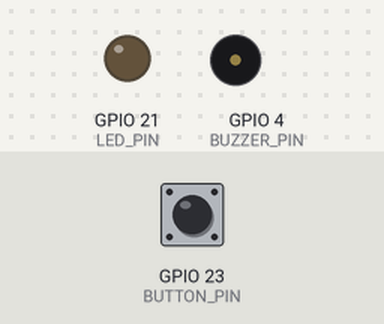
A program run on a simulated ESP32. Shown: output pins drawn as LEDs (lit = HIGH), buzzer (waves = sounding). Inputs (shaded band) come from the test bench; at power-on: GPIO 23 (BUTTON_PIN) HIGH. WiFi joins after 1.5 s; servers stay silent unless stated; uploads are accepted with an empty reply; USB keyboard and mouse output is not drawn; not simulated (calls return 0 or success): secrets.h; what the program prints to the serial monitor is not drawn.

Above: at 2.7 s.
2.8 s: GPIO 23 (BUTTON_PIN) pulled LOW for 0.15 s
At 3.9 s:
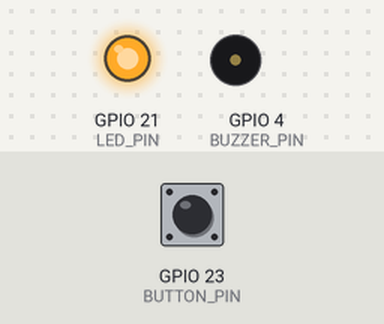
4.4 s: GPIO 23 (BUTTON_PIN) pulled LOW for 1 s
At 5.2 s:
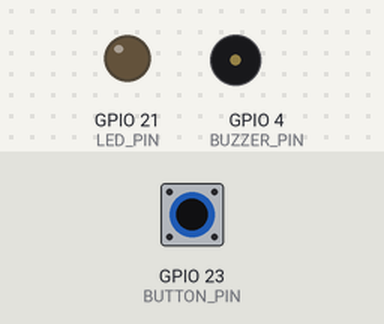
6.9 s: GPIO 23 (BUTTON_PIN) pulled LOW for 3.2 s
At 6.99 s:
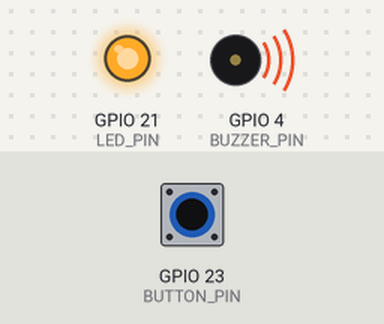
Timing chart, 0 to 9.9 s (numbered marks = the images above; inputs shaded):
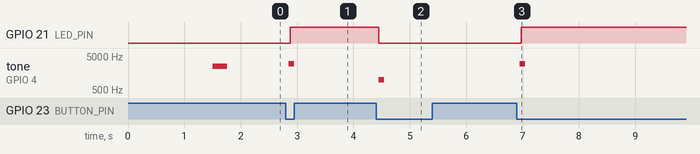

Measured:
- after the input at 2.8 s, GPIO 21 (LED_PIN): LOW → HIGH after 0.08 s; tone on GPIO 4 (BUZZER_PIN): silent → 3000 Hz after 0.05 s, → silent 0.10 s later
- after the input at 4.4 s, GPIO 21 (LED_PIN): HIGH → LOW after 0.05 s; tone on GPIO 4 (BUZZER_PIN): silent → 1000 Hz after 0.05 s, → silent 0.10 s later
- after the input at 6.9 s, GPIO 21 (LED_PIN): LOW → HIGH after 0.08 s; tone on GPIO 4 (BUZZER_PIN): silent → 3000 Hz after 0.05 s, → silent 0.10 s later

The program:

main.cpp
```cpp
#include <Arduino.h>
#include "ble.h"
#include "button.h"
#include "led.h"
#include "ota.h"
#include "temp.h"
#include "buzzer.h"

void setup() {
  Serial.begin(115200);
  ledInit();
  otaInit();
  buttonInit();
  bleInit();
  tempInit();
  buzzerInit();
}

void loop() {
  otaHandler();
  handleButton();
  updateLed();
  bleHandle();
}
```

ble.h
```cpp
#pragma once

#include <BleMouse.h>

extern BleMouse bleMouse;
extern unsigned long lastStepTime;

void bleInit();
void bleHandle();
void moveMouse(int dx, int dy);
```

button.h
```cpp
#pragma once

#define BUTTON_PIN 23
#define DEBOUNCE_MS 50

extern bool automationEnabled;

void buttonInit();
void handleButton();
```

buzzer.h
```cpp
#pragma once

void buzzerInit();
void bleConnectedBeep();
void automationEnabledBeep();
void automationDisabledBeep();
```

led.h
```cpp
#pragma once

#define LED_PIN 21

void ledInit();
void updateLed();
void ledOtaBlink();
```

ota.h
```cpp
#pragma once

extern bool otaInProgress;

void otaInit();
void otaHandler();
void otaBeep();
```

temp.h
```cpp
#pragma once

void tempInit();
```

ble.cpp
```cpp
#include <Arduino.h>
#include <BLEDevice.h>
#include "ble.h"
#include "button.h"
#include "buzzer.h"

BleMouse bleMouse("Logitech MX Master 3", "Logitech", 88);

bool wasConnected = false;

void moveMouse (int dx, int dy) {
  bleMouse.move(dx, dy);
}

void scroll(int amount) {
  bleMouse.move(0,0, amount);
}

const int step = 30;
const int stepDelay = 10000;
int mouseStep = 0;
unsigned long lastStepTime = 0;

// Non-blocking: advances one step every `stepDelay` ms instead of using
// delay(), so loop() stays free to check the button in between steps.
void runMouse() {
  if (millis() - lastStepTime < stepDelay) return;
  lastStepTime = millis();

  switch (mouseStep) {
    case 0: moveMouse(step, 0); break;
    case 1: scroll(5); break;
    case 2: moveMouse(0, step); break;
    case 3: scroll(-5); break;
    case 4: moveMouse(-step, 0); break;
    case 5: scroll(5); break;
    case 6: moveMouse(0, -step); break;
    case 7: scroll(-5); break;
  }

  mouseStep = (mouseStep + 1) % 8;
}

void bleInit() {
  Serial.println("Starting Logitech MX Master 3 mouse emulation");
  bleMouse.begin();
}

void bleHandle() {
  bool connected = bleMouse.isConnected();

  if (wasConnected && !connected) {
    BLEDevice::startAdvertising();
  }
  if (!wasConnected && connected) {
    bleConnectedBeep();
  }
  wasConnected = connected;

  if (connected && automationEnabled) {
    runMouse();
  }
}
```

button.cpp
```cpp
#include <Arduino.h>
#include "button.h"
#include "ble.h"
#include "buzzer.h"

bool automationEnabled = false;
bool lastButtonState = HIGH;

bool buttonPressed() {
  bool current = digitalRead(BUTTON_PIN);
  bool pressed = false;

  if (lastButtonState == HIGH && current == LOW) {
    delay(50); // debounce
    if (digitalRead(BUTTON_PIN) == LOW) {
      pressed = true;
    }
  }

  lastButtonState = current;
  return pressed;
}

// Single visible cursor twitch to confirm the button press registered.
// Moves out and straight back so the cursor ends where it started.
void nudgeCursor() {
  if (!bleMouse.isConnected()) return;
  moveMouse(50, 0);
  delay(30); // let the host process the first report before the return move
  moveMouse(-20, 0);
}

void handleButton() {
  bool connected = bleMouse.isConnected();

  if (buttonPressed() && connected) {
    automationEnabled = !automationEnabled;
    if (automationEnabled) {
      automationEnabledBeep();
      nudgeCursor();
      lastStepTime = millis(); // otherwise runMouse() fires a real step on the
                               // next loop() and blurs into the nudge
    } else {
      automationDisabledBeep();
    }
    Serial.println(automationEnabled ? "Automation resumed" : "Automation paused");
  }
}

void buttonInit() {
  pinMode(BUTTON_PIN, INPUT_PULLUP);
}
```

buzzer.cpp
```cpp
#include <Arduino.h>
#include "buzzer.h"

#define BUZZER_PIN 4

void buzzerInit() {
  pinMode(BUZZER_PIN, OUTPUT);
  digitalWrite(BUZZER_PIN, LOW);
}

void bleConnectedBeep() {
    tone(BUZZER_PIN, 1500, 250);
    tone(BUZZER_PIN, 2000, 250);
    tone(BUZZER_PIN, 2500, 250);
}

void automationEnabledBeep() {
    tone(BUZZER_PIN, 1000, 100);
    tone(BUZZER_PIN, 3000, 100);
}

void automationDisabledBeep() {
    tone(BUZZER_PIN, 3000, 100);
    tone(BUZZER_PIN, 1000, 100);
}

unsigned long lastBeepTime = 0;
const int beepInterval = 1000;

void otaBeep() {
  if (millis() - lastBeepTime >= beepInterval) {
    lastBeepTime = millis();
    tone(BUZZER_PIN, 2000, 100); // 100ms beep at 2kHz
  }
}
```

led.cpp
```cpp
#include <Arduino.h>
#include "led.h"
#include "button.h"

unsigned long lastBlinkTime = 0;
bool ledBlinkState = false;
const int blinkInterval = 200;

void updateLed() {
 digitalWrite(LED_PIN, automationEnabled ? HIGH : LOW);
}

void ledOtaBlink() {
  if (millis() - lastBlinkTime >= blinkInterval) {
    lastBlinkTime = millis();
    ledBlinkState = !ledBlinkState;
    digitalWrite(LED_PIN, ledBlinkState);
  }
}

void ledInit() {
  pinMode(LED_PIN, OUTPUT);
}
```

ota.cpp
```cpp
#include <Arduino.h>
#include <wifi.h>
#include <ESPmDNS.h>
#include <WiFiUdp.h>
#include <ArduinoOTA.h>
#include <BLEDevice.h>
#include "secrets.h"
#include "ota.h"
#include "ble.h"
#include "led.h"

// WiFi credentials
const char* ssid = WIFI_SSID;
const char* password = WIFI_PASSWORD;

bool otaInProgress = false;

void otaInit() {
  Serial.println("boot"); // pre-initializes newlib's stdio lock on the main
                           // task before WiFi/mDNS's background task can
                           // race to init it concurrently during OTA

  // Static IP so the address stops drifting between DHCP leases
  IPAddress local_IP(192, 168, 0, 123);
  IPAddress gateway(192, 168, 0, 1);
  IPAddress subnet(255, 255, 255, 0);

  if (!WiFi.config(local_IP, gateway, subnet)) {
    Serial.println("STA Failed to configure");
  }

  // Wifi connection
  WiFi.begin(ssid, password);
  while (WiFi.status() != WL_CONNECTED) {
    delay(500);
    Serial.print("Connecting to WiFi...");  // Attempting to connect to wifi
  }
  Serial.println("Connected! IP: " + WiFi.localIP().toString()); // Succesfully connected to wifi

  ArduinoOTA.setHostname(OTA_HOSTNAME);
  ArduinoOTA.setPassword(OTA_PASSWORD);

  //////////////////////////////////////////////////////////////////START//////////////////////////////////////////////////////////////////////////////////////////////////
  //////////////////////////////////////////////////////////////////OTA///////////////////////////////////////////////////////////////////////////////////////////////////
  ArduinoOTA.onStart([]() {
    String type = (ArduinoOTA.getCommand() == U_FLASH) ? "sketch" : "filesystem";
    Serial.println("Start updating " + type);
    otaInProgress = true;
    BLEDevice::deinit(true); // bleMouse.end() is a no-op in this library —
                              // this actually frees BLE's memory during OTA
  });

  ArduinoOTA.onEnd([]() {
    Serial.println("\nUpdate Complete");
    otaInProgress = false;
  });

  ArduinoOTA.onProgress([](unsigned int progress, unsigned int total) {
    ledOtaBlink();
    otaBeep();
    static int lastBucket = -1;
    unsigned int percent = progress / (total / 100);
    int bucket = percent / 10; // groups 0-9%, 10-19%, ... into one print each
    if (bucket != lastBucket) {
      Serial.printf("Progress: %u%%\r\n", percent);
      lastBucket = bucket;
    }
  });

  ArduinoOTA.onError([](ota_error_t error) {
    Serial.printf("Error[%u]: ", error);
    otaInProgress = false;
    if (error == OTA_AUTH_ERROR) Serial.println("Auth Failed");
    else if (error == OTA_BEGIN_ERROR) Serial.println("Begin Failed");
    else if (error == OTA_CONNECT_ERROR) Serial.println("Connect Failed");
    else if (error == OTA_RECEIVE_ERROR) Serial.println("Receive Failed");
    else if (error == OTA_END_ERROR) Serial.println("End Failed");
    bleMouse.begin(); // a successful update reboots and restores BLE via
                       // setup(), but a failed one doesn't — restart it
                       // here so the mouse still works after a failed OTA
  });

  ArduinoOTA.begin();
  MDNS.end(); // ArduinoOTA starts mDNS internally for discovery, but we
              // always connect via explicit IP — shutting it down removes
              // the mDNS packet-handling code path that's been crashing
  Serial.println("OTA Ready");
  ////////////////////////////////////////////////////////////////////END////////////////////////////////////////////////////////////////////////////////////////////////
  ////////////////////////////////////////////////////////////////////OTA////////////////////////////////////////////////////////////////////////////////////////////////
}

void otaHandler() {
  ArduinoOTA.handle();
}
```

temp.cpp
```cpp
#include <Arduino.h>
#include <HTTPClient.h>
#include "temp.h"
#include "ota.h"

void tempTask(void* param) {
  for (;;) {
    if (!otaInProgress) {
      float temp = temperatureRead();

      HTTPClient http;
      http.begin("http://192.168.0.143:5000/api/temp");
      http.addHeader("Content-Type", "application/json");
      int code = http.POST("{\"temp\":" + String(temp) + "}");
      if (code <= 0) {
        Serial.println("reportTemp failed: " + http.errorToString(code));
      } else if (code >= 300) {
        Serial.println("reportTemp failed: HTTP " + String(code));
      }
      http.end();
    }

    vTaskDelay(pdMS_TO_TICKS(5000));
  }
}

void tempInit() {
  xTaskCreate(tempTask, "tempTask", 4096, NULL, 1, NULL);
}
```
